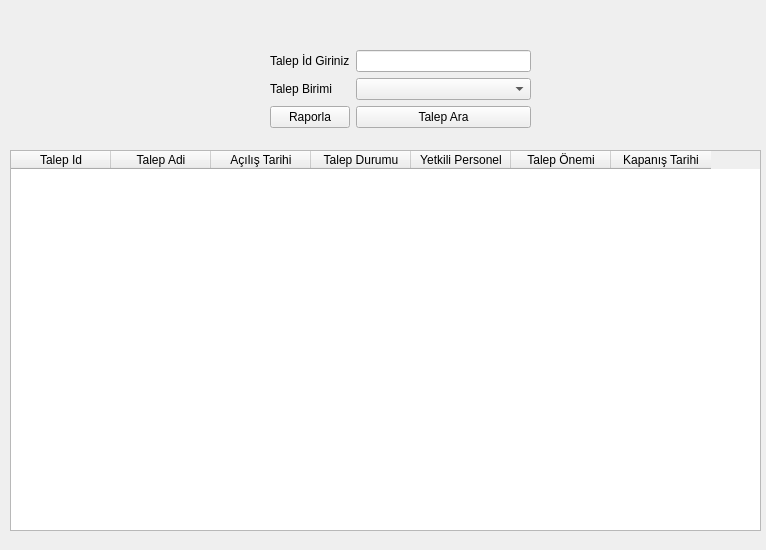
<?xml version="1.0" encoding="UTF-8"?>
<ui version="4.0">
 <class>Form</class>
 <widget class="QWidget" name="Form">
  <property name="geometry">
   <rect>
    <x>0</x>
    <y>0</y>
    <width>766</width>
    <height>550</height>
   </rect>
  </property>
  <property name="windowTitle">
   <string>Form</string>
  </property>
  <widget class="QWidget" name="formLayoutWidget">
   <property name="geometry">
    <rect>
     <x>270</x>
     <y>50</y>
     <width>261</width>
     <height>88</height>
    </rect>
   </property>
   <layout class="QFormLayout" name="formLayout">
    <item row="0" column="0">
     <widget class="QLabel" name="birimAdNGirinizLabel">
      <property name="text">
       <string>Talep İd Giriniz</string>
      </property>
     </widget>
    </item>
    <item row="0" column="1">
     <widget class="QLineEdit" name="talep_id"/>
    </item>
    <item row="2" column="1">
     <widget class="QPushButton" name="pushButton">
      <property name="text">
       <string>Talep Ara</string>
      </property>
     </widget>
    </item>
    <item row="1" column="0">
     <widget class="QLabel" name="talepBirimiLabel_2">
      <property name="text">
       <string>Talep Birimi</string>
      </property>
     </widget>
    </item>
    <item row="1" column="1">
     <widget class="QComboBox" name="talepBirimi"/>
    </item>
    <item row="2" column="0">
     <widget class="QPushButton" name="raporlama">
      <property name="text">
       <string>Raporla</string>
      </property>
     </widget>
    </item>
   </layout>
  </widget>
  <widget class="QTableWidget" name="tableWidget">
   <property name="geometry">
    <rect>
     <x>10</x>
     <y>150</y>
     <width>751</width>
     <height>381</height>
    </rect>
   </property>
   <column>
    <property name="text">
     <string>Talep Id</string>
    </property>
   </column>
   <column>
    <property name="text">
     <string>Talep Adi</string>
    </property>
   </column>
   <column>
    <property name="text">
     <string>Açılış Tarihi</string>
    </property>
   </column>
   <column>
    <property name="text">
     <string>Talep Durumu</string>
    </property>
   </column>
   <column>
    <property name="text">
     <string>Yetkili Personel</string>
    </property>
   </column>
   <column>
    <property name="text">
     <string>Talep Önemi</string>
    </property>
   </column>
   <column>
    <property name="text">
     <string>Kapanış Tarihi</string>
    </property>
   </column>
  </widget>
 </widget>
 <resources/>
 <connections/>
</ui>
